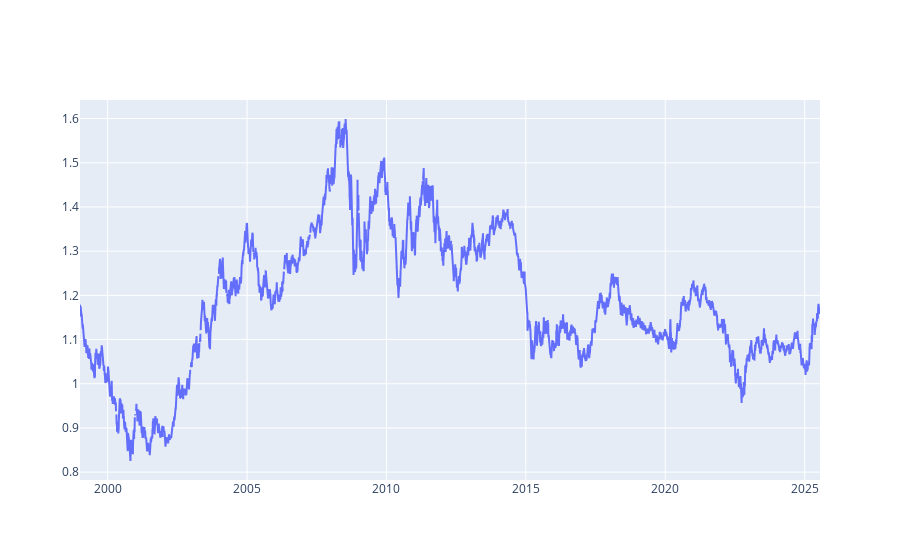

The notebook cell this image was saved under:
### Code cell
fig = go.Figure()
fig.add_scatter(x=df.index, y=df['OBS_VALUE'])
fig

### Figure 1 — Plotly figure (JSON) as saved in the notebook; plotly's stock layout.template omitted (floating-point values rounded to 4 significant figures; data arrays with more than 128 entries replaced by an {"elided": "..."} marker saying what was removed)
{"data": [{"type": "scatter", "x": {"elided": "6860 str values"}, "y": {"elided": "6860 float values"}}], "layout": {}}
